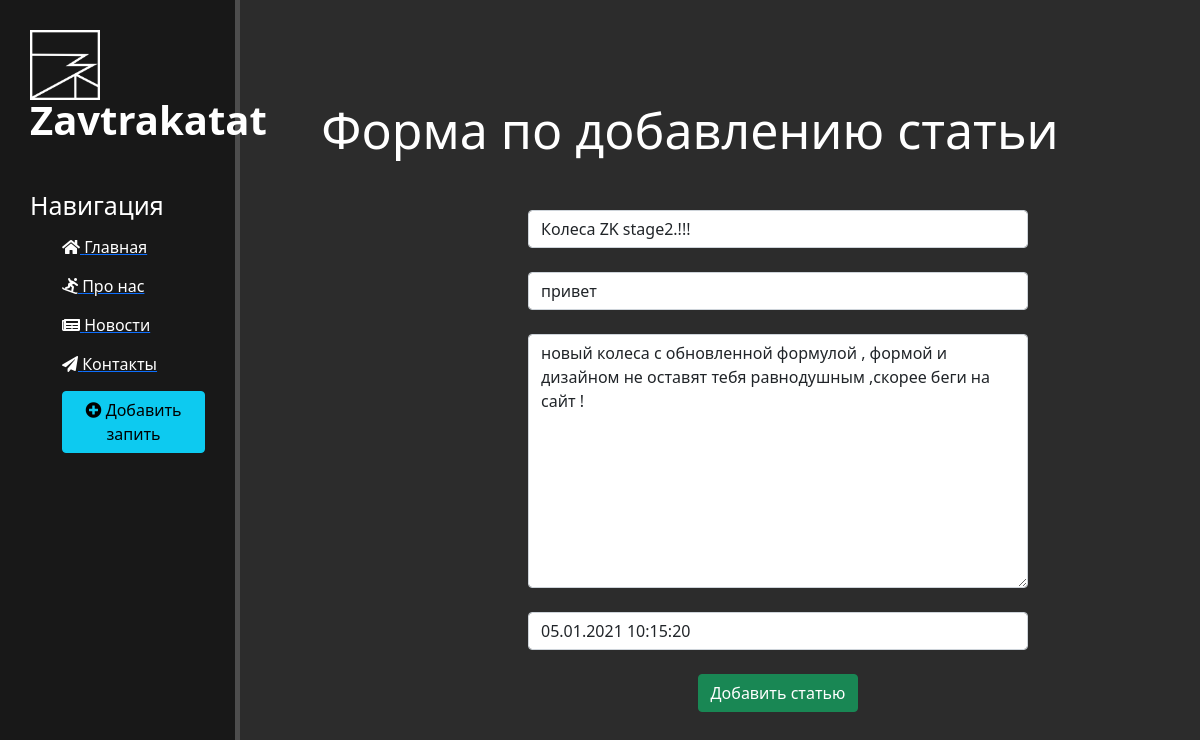
Page /news/4/update on the committed database.
### news/models.py (models this page shows, shortened)
class Articles(models.Model):
    title = models.CharField('Название',max_length=50)
    anons = models.CharField('Анонс', max_length=250)
    full_text = models.TextField('Статья')
    date = models.DateTimeField('Дата публикации')
    class Meta:
        verbose_name = 'Новость'
        verbose_name_plural = 'Новости'

### news/views.py (the view)
# urls.py: path('<int:pk>/update',views.NewsUpdateView.as_view(),name='news-update'),
class NewsUpdateView(UpdateView):
    model = Articles
    template_name = 'news/create.html'
    form_class = ArticlesForm

### news/forms.py
class ArticlesForm(ModelForm):
    class Meta:
        model = Articles
        fields = ['title','anons','full_text','date']
        widgets = {
            'title':TextInput(attrs={
                'class': 'form-control',
                'placeholder': 'Название статьи',
            }),
            'anons': TextInput(attrs={
                'class': 'form-control',
                'placeholder': 'Анонс статьи',
            }),
            'date': DateTimeInput(attrs={
                'class': 'form-control',
                'placeholder': 'Дата публикации',
            }),
            'full_text': Textarea(attrs={
                'class': 'form-control',
                'placeholder': 'Текст статьи',
            }),
        }

### news/templates/news/create.html (shortened to what this page needs)
{% extends 'webapp/layout.html' %}
{% block content %}
    <div class="features">
        <h1>Форма по добавлению статьи</h1>
        <form method="post">
            {{ form.title }}<br>
            {{ form.anons }}<br>
            {{ form.full_text }}<br>
            {{ form.date }}<br>
            <button class="btn btn-success" type="submit">Добавить статью</button>
        </form>
    </div>
{% endblock %}

### webapp/static/webapp/css/main.css (style rules this page uses)
body { background: #2c2c2c; }
main .features { float: left; color: #fff; margin-top: 100px; text-align: center; width: 75%; }
main .features h1 { font-size: 50px }
form { margin-left: 32%; width: 500px; margin-top: 50px; }

### rows in the picture
Articles: title "Колеса ZK stage2.!!!", anons "привет", full_text "новый колеса с обновленной формулой , формой и дизайном не оставят тебя равнодушным ,скорее беги на сайт !", date "05.01.2021 10:15:20"
